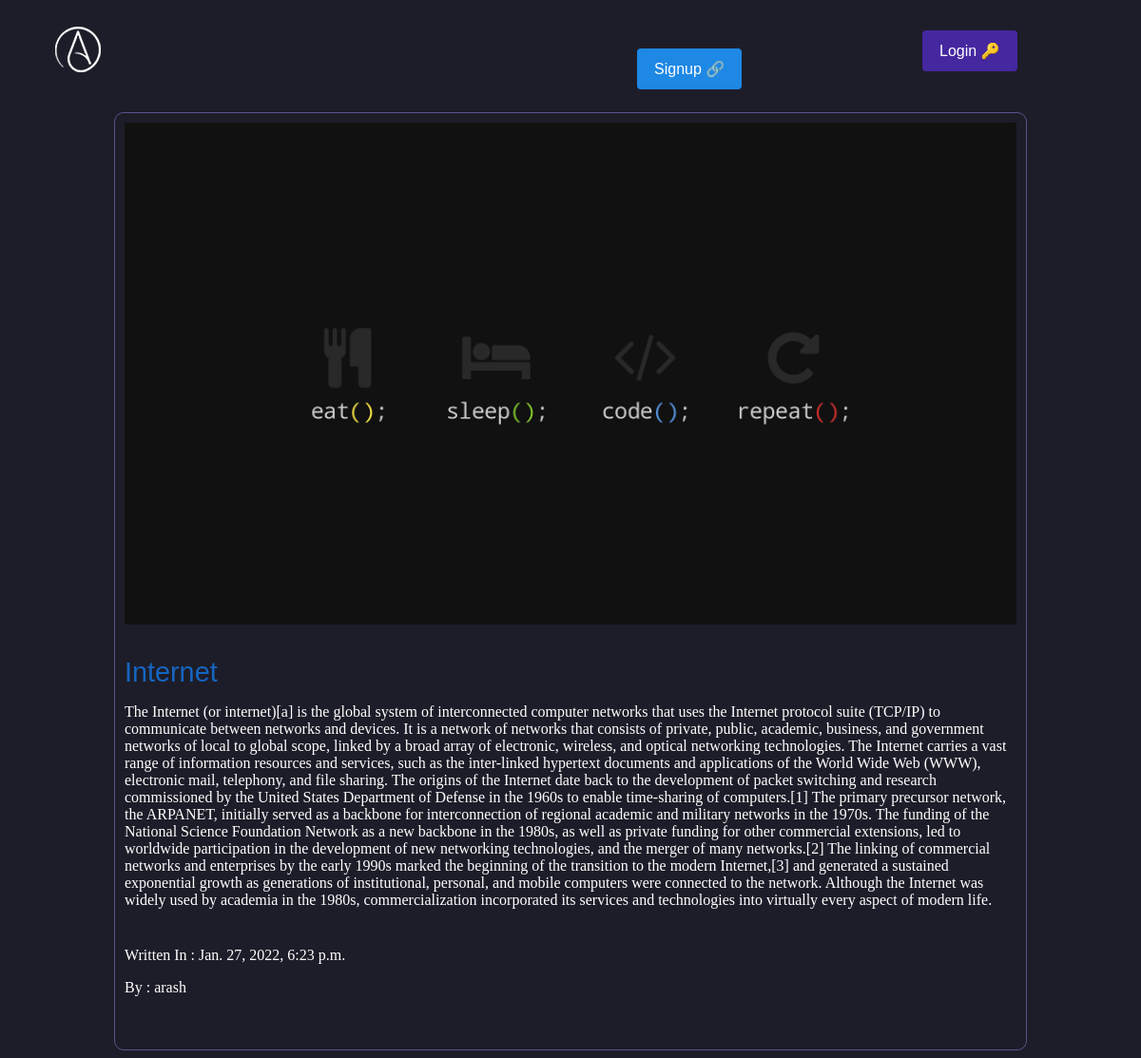
/articles/detail/internet/, run on the app's committed database.
### articles/models.py (models this page shows, shortened)
class Article(models.Model):
    title = models.CharField(max_length =100)
    slug = models.SlugField(allow_unicode=True)
    body = models.TextField()
    date = models.DateTimeField(auto_now_add = True)
    image = models.ImageField(default='default.jpg', blank=True)
    author = models.ForeignKey(User, default=None, on_delete=models.CASCADE)

### articles/views.py (the view)
# urls.py: re_path(r'detail/(?P<slug>[-\w]+)/', views.article_detail, name='detail'),
def article_detail(request, slug):
    article = models.Article.objects.get(slug=slug)
    return render(request, 'articles/article_detail.html', {'article':article})

### articles/templates/articles/article_detail.html (shortened to what this page needs)
{% extends 'base.html' %}
{% block content %}
<div class="article-detail">
    <div class="article">
        <img src="{{article.image.url}}" alt="">
        <h2>{{article.title}}</h2>
        <p>{{article.body}}</p>
        <p>Written In : {{article.date}}</p>
        <p>By : {{article.author}}</p>
    </div>
</div>
{% endblock %}

### assets/style.css (style rules this page uses)
body { background-color:#1d1d29; color:#fff; background-attachment: fixed; }
body * { font-family:arial; }
h1,h2,h3,h4,h5 { color: #fa8116; font-weight:normal; margin: 0px; }
.article h2 { font-size: 1.2em; }
.article-detail .article img { max-width:100%; height:60%; }
.article-detail .article h2 { margin-top: 30px; font-size: 1.8em; color:#1565c0 }
.article { padding:10px; border:1px solid #55558d; border-radius: 10px; position: relative; padding-bottom: 40px; }
.article p { font-family: Franklin Gothic Medium; }

### data on the page
Article: image (placeholder picture), title "Internet", body "The Internet (or internet)[a] is the global system of interconnected computer networks that uses the Internet protocol suite (TCP/IP) to communicate between networks and devices. It is a network of networks that consists of private, public, academic, business, and government networks of local to global scope, linked by a broad array of electronic, wireless, and optical networking technologies. The Internet carries a vast range of information resources and services, such as the inter-linked hypertext documents and applications of the World Wide Web (WWW), electronic mail, telephony, and file sharing. The origins of the Internet date back to the development of packet switching and research…", date "Jan. 27, 2022, 6:23 p.m.", author "arash"
